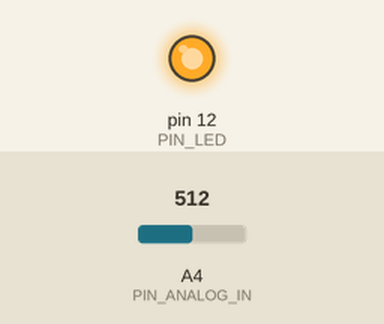
Recording of a sketch running on a simulated Arduino Uno, built with avr-gcc and run on an emulated ATmega328P. Parts: output pins drawn as LEDs (lit = HIGH). Inputs (shaded band) come from the test bench; at power-on: A4 (PIN_ANALOG_IN) = 512. What the sketch prints to the serial monitor is not drawn.

Above: at 0.1 s.
Timing chart, 0 to 1.6 s (numbered marks = the images above):
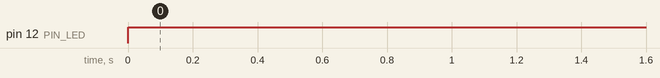

The sketch:

fotosensorConLed.ino
```cpp
#define PIN_ANALOG_IN 4
#define PIN_LED 12

// Umbral para detectar luz:
// Si la lectura es MENOR a este número, el LED se encenderá.
const int UMBRAL_LUZ = 2000;

void setup() {
  // Inicializamos la comunicación con el ordenador (Monitor Serie)
  Serial.begin(115200);

  pinMode(PIN_ANALOG_IN, INPUT);
  pinMode(PIN_LED, OUTPUT);
}

void loop() {
  int adc = analogRead(PIN_ANALOG_IN);
  Serial.print("Valor ADC: ");
  Serial.println(adc);

  // Si la lectura es baja (hay luz sobre el fotoresistor)
  if (adc < UMBRAL_LUZ) {
    analogWrite(PIN_LED, 255);       // Se enciende totalmente
  }
  else {
    analogWrite(PIN_LED, 0);         // Se apaga por completo
  }

  delay(100);
}
```

Measured:
- by itself, pin 12 (PIN_LED): LOW → HIGH at 0.00 s
